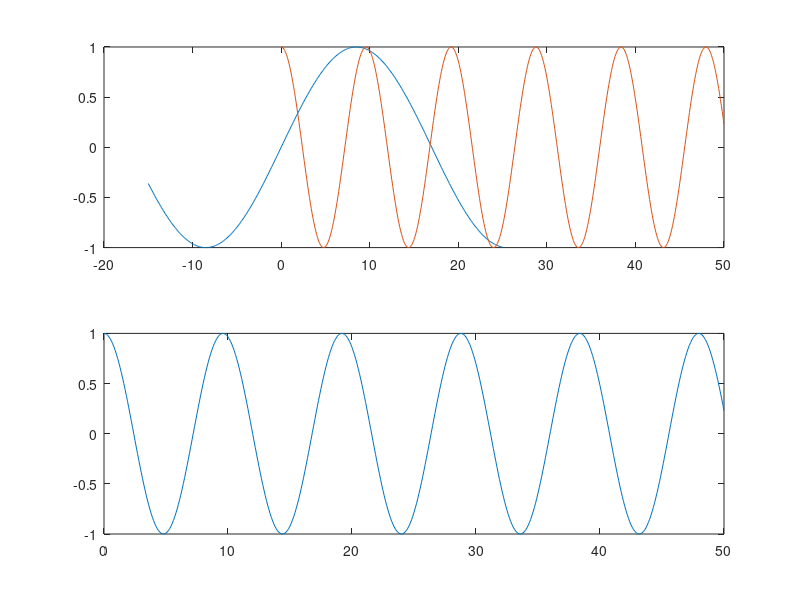

Recreate this plot in MATLAB.
n=-15:0.1:25;
x1=sin(pi*n/17);
subplot(2,1,1);
plot(n,x1)
hold on;
n=0:0.1:50;
x2=cos(pi*n/(sqrt(23)));
plot(n,x2)
hold off
subplot(2,1,2)
plot(n,x2)
